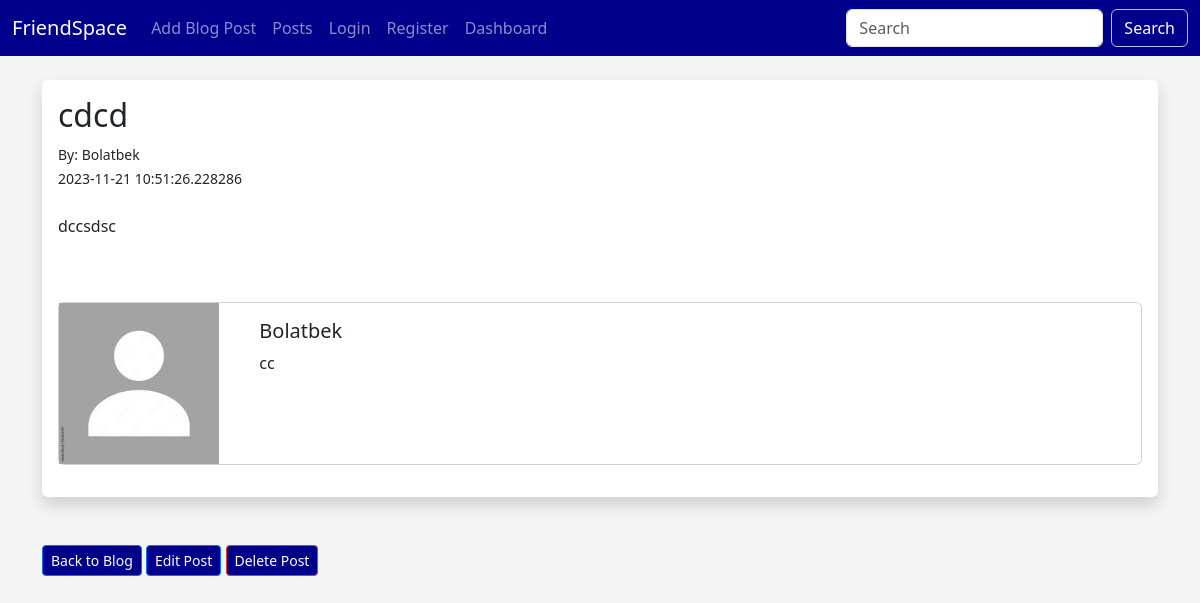
Page /posts/1 on the earlier database version.
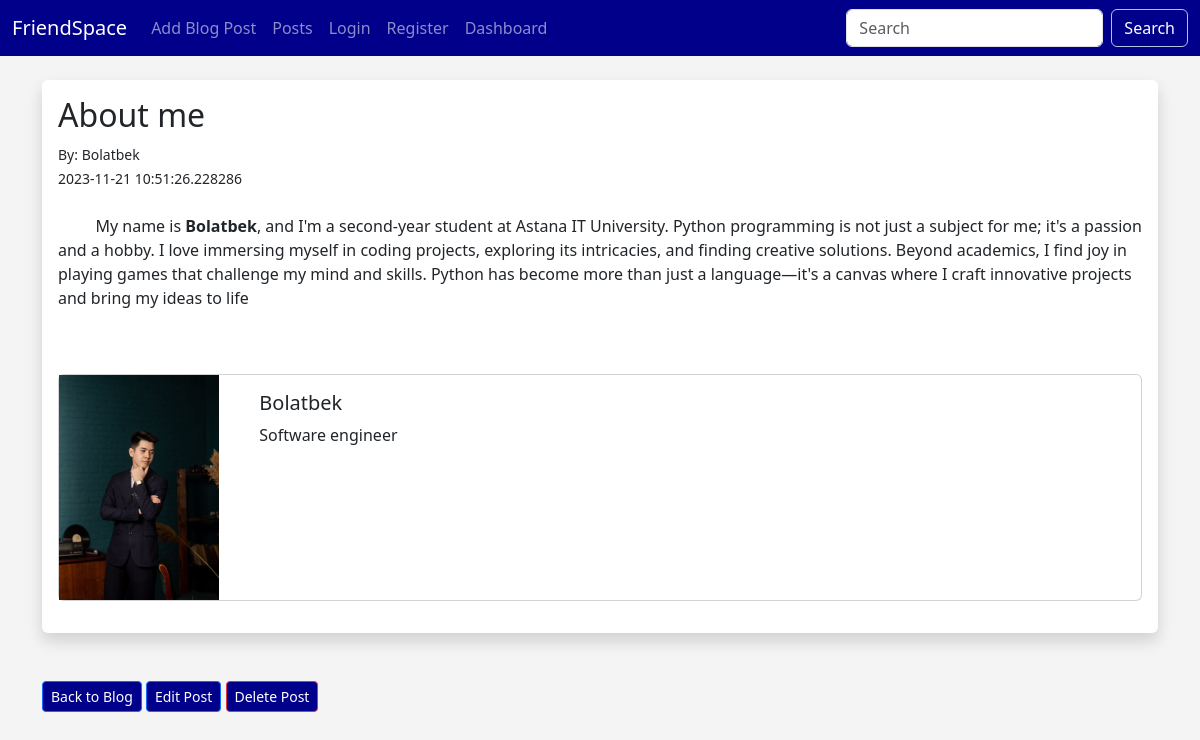
Same page on the later database version.
### flaskblog/database.py (models this page shows, shortened)
class Posts(db.Model):
    id = db.Column(db.Integer,primary_key=True)
    title = db.Column(db.String(255))
    content = db.Column(db.Text)
    date_posted = db.Column(db.DateTime,default=datetime.utcnow)
    slug = db.Column(db.String(256))
    poster_id = db.Column(db.Integer, db.ForeignKey('users.id'))

class Users(db.Model,UserMixin):
    id = db.Column(db.Integer,primary_key=True,unique=True)
    username = db.Column(db.String(200),nullable=False)
    name = db.Column(db.String(200),nullable=False)
    email = db.Column(db.String(120),nullable=False,unique=True)
    about_author = db.Column(db.Text(500),nullable=True)
    date_added = db.Column(db.DateTime,default=datetime.utcnow)
    profile_pic = db.Column(db.String(200),nullable=True )
    password_hash = db.Column(db.String(130),nullable=False)
    posts = db.relationship('Posts',backref='poster')
    @property
    def password(self):
        raise AttributeError('password is not a readable attribute!')

### flaskblog/main.py (the view)
@app.route("/posts/<int:id>")
def users_post(id):
    users_post = Posts.query.get_or_404(id)
    return render_template("users_post.html",users_post=users_post)

### flaskblog/webforms.py
class SearchForm(FlaskForm):
    searched = StringField("Searched",validators=[DataRequired()])
    submit = SubmitField("Submit")

### flaskblog/main.py (called while the page is built)
@app.context_processor
def base():
    form = SearchForm()
    return dict(form=form)

### flaskblog/templates/users_post.html (shortened to what this page needs)
{% extends 'base.html' %}
{% block content %}
<div class="container shadow p-3 mb-5 bg-body rounded">
    <h2>{{ users_post.title }}</h2>
    <small>By: {{ users_post.poster.name }}<br>
        {{ users_post.date_posted }}</small><br><br>
    {{ users_post.content|safe }}<br><br>
    <div class="card mb-3">
        <div class="row no-gutters">
            <div class="col-md-2">
                {% if users_post.poster.profile_pic %}
                    <img src="{{ url_for('static',filename='images/' + users_post.poster.profile_pic) }}" class="img-fluid" alt="Profile Pic">
                {% else %}
                    <img src="{{ url_for('static',filename='images/baba.jfif') }}" class="img-fluid" alt="Default Profile Pic">
                {% endif %}
            </div>
            <div class="col-md-10">
                <div class="card-body">
                    <h5 class="card-title">
                        {{ users_post.poster.name }}
                    </h5>
                    <p class="card-text">
                        {% if users_post.poster.about_author %}
                            {{ users_post.poster.about_author }}
                        {% else %}
                            Author has no about profile yet...
                        {% endif %}
                    </p>
                </div>
            </div>
        </div>
    </div>
</div>
<a href="{{ url_for('posts') }}"  class="btn btn-primary btn-sm">Back to Blog</a>
<a href="{{ url_for('edit_post',id=users_post.id) }}"  class="btn btn-primary btn-sm">Edit Post</a>
<a href="/posts/delete/{{ users_post.id }}" class="btn btn-outline-danger btn-sm">Delete Post</a><br><br>
{% endblock %}

Differences in the rows shown:
changed Posts: title "cdcd" → "About me"; content "dccsdsc" → "My name is Bolatbek , and I'm a second-year student at Astana IT University. Python programming is not just a subject for me; it's a passion and a hobby. I love immersing myself in coding projects, exploring its intricacies, and finding creative solutions. Beyond academics, I find joy in playing games that challenge my mind and skills. Python has become more than just a language—it's a canvas where I craft innovative projects and bring my ideas to life"
changed Users "Bolatbek": profile_pic: picture added; poster.about_author "cc" → "Software engineer"
